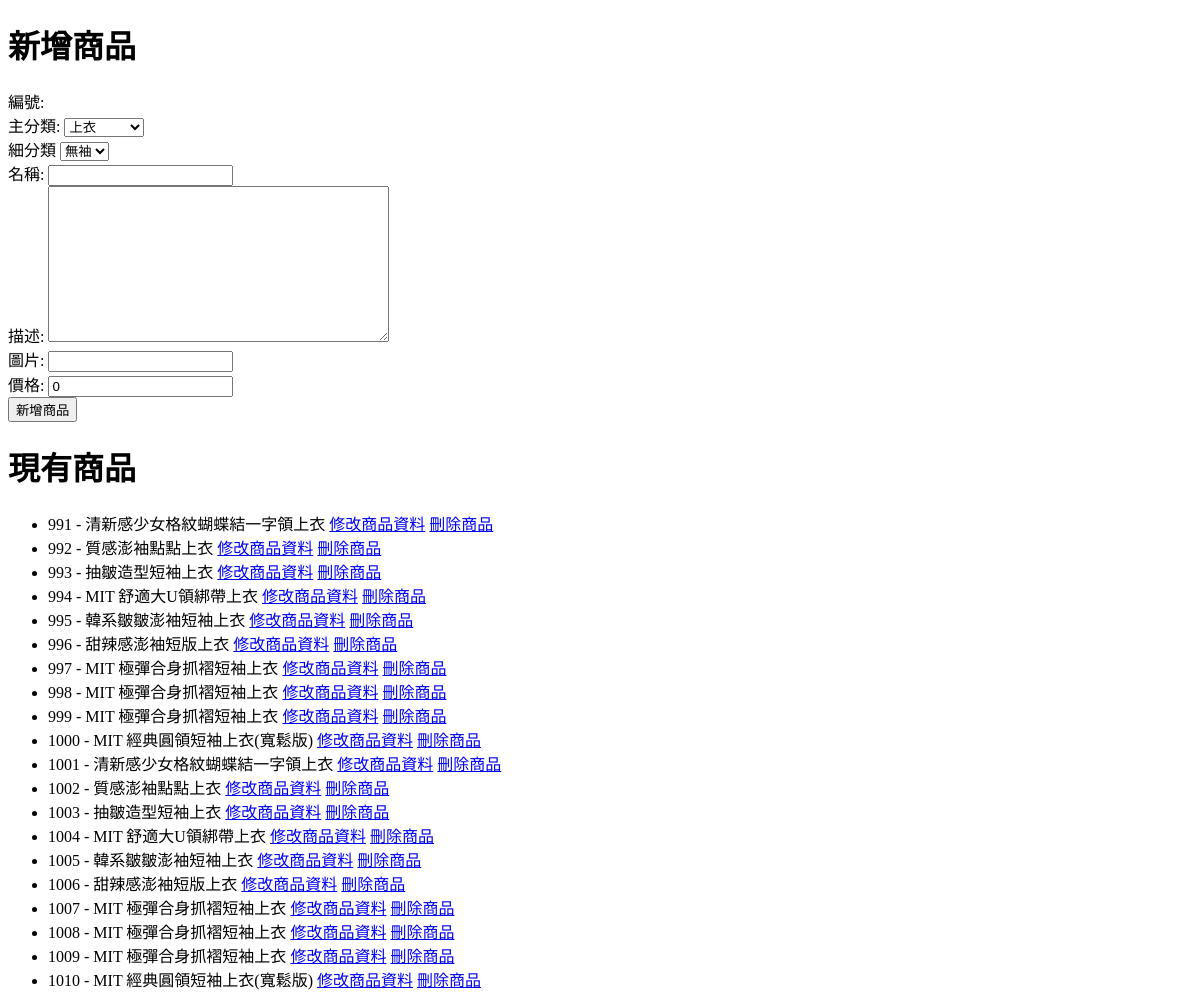
The app's page /manage_products.html/, older data.
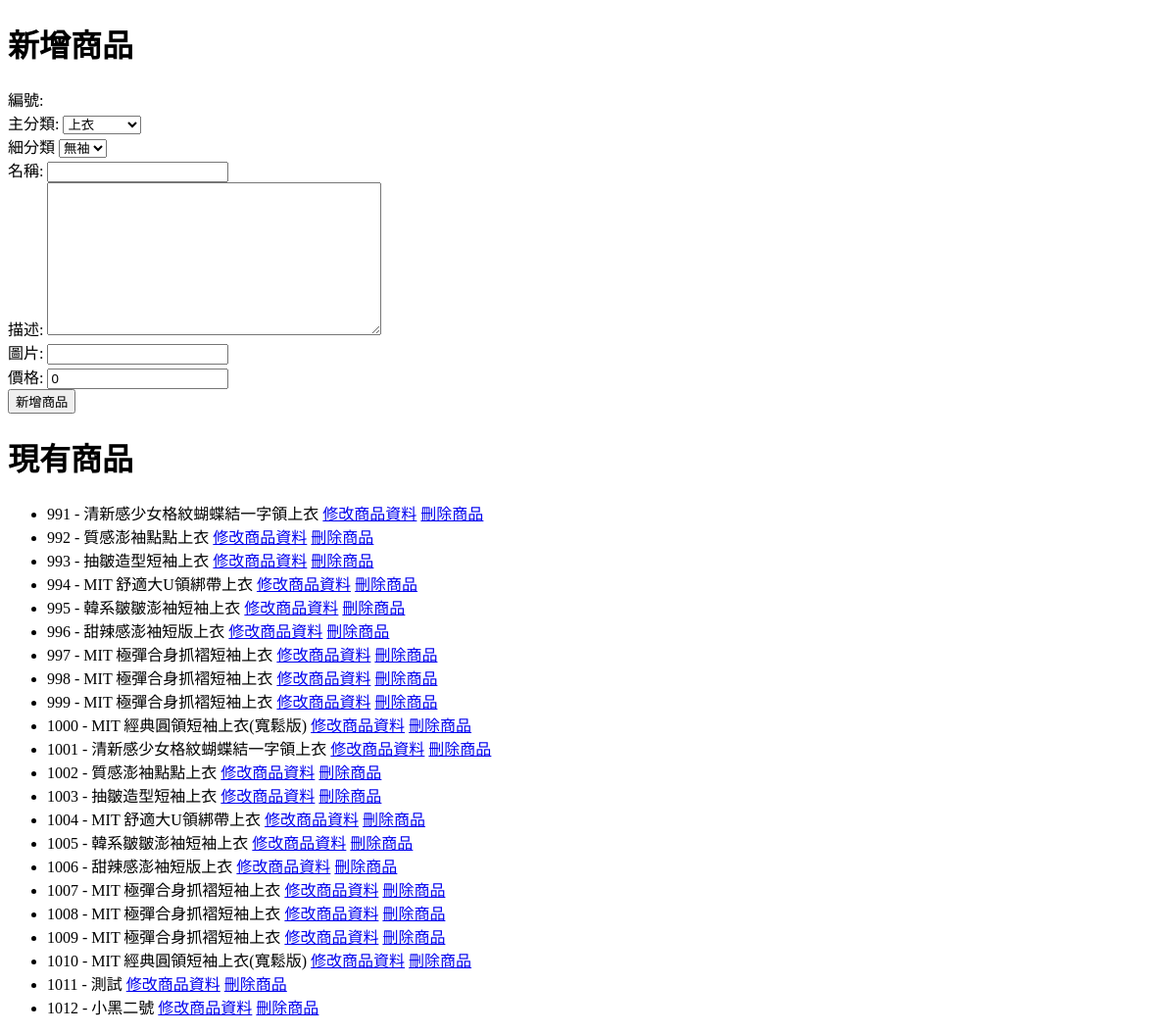
The same page, newer data.
### home/models.py (models this page shows, shortened)
class Product(models.Model):
    CATEGORY_CHOICES = [
        ('tops', '上衣'),
        ('bottoms', '下装'),
        ('dresses', '洋装'),
        ('sweaters', '毛衣'),
        ('outerwear', '外套/夾克'),
        ('homewear', '家居'),
        ('shoes', '鞋子'),
        ('bags', '包包'),
        ('accessories', '配件'),
    ]
    SUBCATEGORY_CHOICES = {
        'tops': [
            ('sleeveless', '無袖'),
            ('short_sleeve', '短袖'),
            ('long_sleeve', '長袖'),
            ('shirt', '襯衫'),
        ],
        'bottoms': [
            ('skirts', '裙類'),
            ('shorts', '短褲'),
            ('pants', '長褲'),
            ('jeans', '牛仔褲'),
        ],
        'dresses': [
            ('floral', '小碎花'),
            ('straight', '直筒'),
            ('sleeveless', '無袖'),
        ],
        'sweaters': [
            ('sweater', '毛衣'),
            ('knit_vest', '針織背心'),
            ('knit_cardigan', '針織外套'),
        ],
        'outerwear': [
            ('casual_jacket', '休閒外套'),
            ('windbreaker', '防風外套'),
            ('down_jacket', '羽絨外套'),
            ('coat', '大衣'),
        ],
        'homewear': [
            ('pajamas', '睡衣'),
            ('robe', '睡袍'),
        ],
        'shoes': [
            ('flats', '平底鞋'),
            ('dad_sneakers', '老爹鞋'),
            ('clogs', '洞洞鞋'),
        ],
        'bags': [
            ('handbag', '手提包'),
            ('backpack', '後背包'),
            ('shoulder_bag', '肩背包'),
            ('wallet', '皮夾'),
        ],
        'accessories': [
            ('jewelry', '飾品'),
            ('belt', '皮帶'),
            ('hat', '帽子'),
        ],
    }
    productNo = models.AutoField(primary_key=True,  verbose_name='商品編號')
    category = models.CharField(max_length=50, choices=CATEGORY_CHOICES, default='tops', verbose_name='商品類別')
    subcategory = models.CharField(max_length=50, default='sleeveless', verbose_name='商品子類別')
    productName = models.CharField(max_length=100, verbose_name='商品名稱')
    describe = models.TextField(verbose_name='商品描述')
    picture = models.URLField(verbose_name='圖片')
    price = models.PositiveIntegerField(default=0, verbose_name='價格')

### home/views.py (the view)
# urls.py: path('manage_products.html/', views.manage_products, name='manage_products'),
def manage_products(request):
    if request.method == 'POST':
        product_form = ProductForm(request.POST)
        store_form = StoreForm(request.POST)
        if product_form.is_valid():
            product_form.save()
            messages.success(request, '新增商品成功！')
            return redirect('manage_products')
    else:
        product_form = ProductForm()
        store_form = StoreForm()
    products = Product.objects.all()
    stores = Store.objects.all()
    return render(request, 'manage_products.html', {
        'product_form': product_form,
        'store_form': store_form,
        'products': products,
        'stores': stores
    })

### home/forms.py
class ProductForm(forms.ModelForm):
    class Meta:
        model = Product
        fields = ['productNo', 'productName', 'category', 'subcategory', 'describe', 'price', 'picture']

class StoreForm(forms.ModelForm):
    class Meta:
        model = Store
        fields = ['productNo', 'size', 'quantity']

### templates/manage_products.html (shortened to what this page needs)
<!DOCTYPE html>
<html lang="en">
<head>
</head>
<body>
    <h1>新增商品</h1>
    <form method="post">
        <div class="fieldWrapper">
            <label for="id_productNo">編號:</label>
        </div>
        <div class="fieldWrapper">
            <label for="id_category">主分類:</label>
            {{ product_form.category }}
        </div>
        <div class="fieldWrapper">
            <label for="id_subcategory">細分類</label>
            <select name="subcategory" id="id_subcategory">
                <option value="">---------</option>
            </select>
        </div>
        <div class="fieldWrapper">
            <label for="id_productName">名稱:</label>
            {{ product_form.productName }}
        </div>
        <div class="fieldWrapper">
            <label for="id_describe">描述:</label>
            {{ product_form.describe }}
        </div>
        <div class="fieldWrapper">
            <label for="id_picture">圖片:</label>
            {{ product_form.picture }}
        </div>
        <div class="fieldWrapper">
            <label for="id_price">價格:</label>
            {{ product_form.price }}
        </div>
        <button type="submit">新增商品</button>
    </form>
    <h1>現有商品</h1>
    <ul>
        {% for product in products %}
            <li>
                {{ product.productNo }} - {{ product.productName }}
                <a href="{% url 'edit_product' product.productNo %}">修改商品資料</a>
                <a href="{% url 'delete_product' product.productNo %}">刪除商品</a>
            </li>
        {% endfor %}
    </ul>
</body>
</html>

Row changes from the older to the newer data that the page shows:
added Product: productNo "1011", productName "測試"
added Product: productNo "1012", productName "小黑二號"
